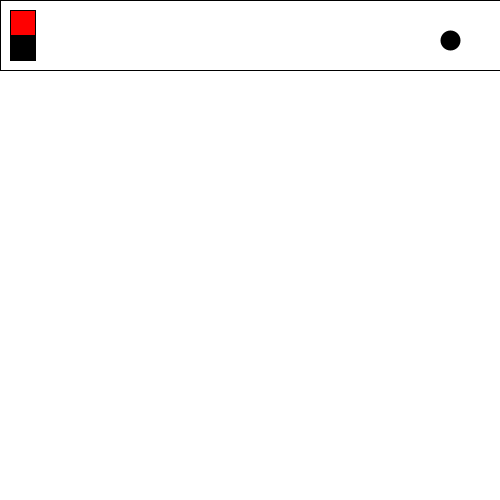
Frame 1 (no input)
Frame 60 (the mouse pressed at the canvas centre just before this capture): identical to frame 1, image omitted
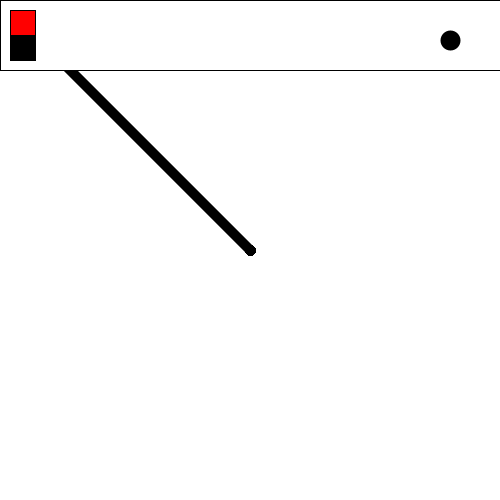
Frame 120 (the mouse held since frame 60 and released just before this capture)

The Processing sketch that drew these frames (run headless with seeded random() and noise(); from frame 60 on, the mouse is pressed at the canvas centre):

// Processing sketch: Paint6
// ── Paint6.pde
float oldX = 0;
float oldY = 0;

color black= color(0);
color white= color(255);
color red = color(255, 0, 0);

int size = 10;


void setup() {
  
  size(500, 500);
  background(255);
}

void draw() {

  strokeWeight(1);
  fill(white);
  rect(0, 0, width, 70 );
  
  fill(red);
  rect(10, 10, 25, 25 );

  fill(black);
  rect(10, 35, 25, 25);

  
  stroke(black);
  strokeWeight(size);
  

  fill(black);
  ellipse(width - 50, 40, size, size);

  strokeWeight(size);


  if (mousePressed == true) {

    line(mouseX, mouseY, oldX, oldY);
  }

  oldX=mouseX;
  oldY=mouseY;
}

void keyPressed() {

  if (key == '+' && size < 30) {

    size++;
  }
  if (key == '-' && size > 0) {

    size--;
  }
}
